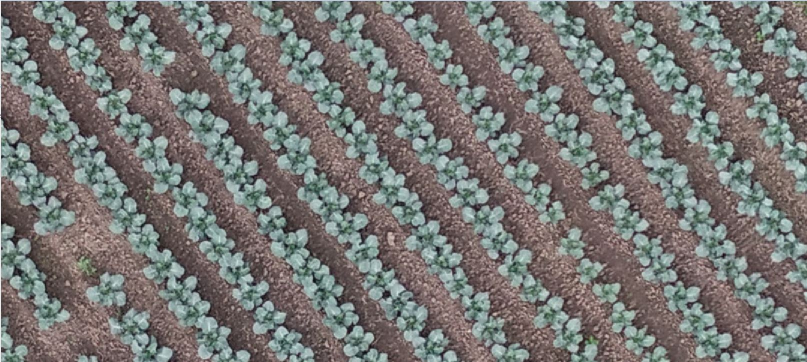
#> input picture src/InputImages/zoomed.JPG, 1614 x 723 px, found by its file name (shown at 1/2 size)
$ jupyter execute --allow-errors blob_detector.ipynb   (shell and % lines are left out)
#> lines starting #> are read from the running program, lines starting #| are printed output that depends on the picture; after the words box and inside, x2 and y2 are one past the last pixel; in counts of white or black regions, pixels touching at a corner belong together
[cell 1]
import cv2
import sys
import numpy as np
import matplotlib.pyplot as plt
import matplotlib.image as mpimg
import math
from skimage import data
from skimage.color import rgb2gray
from skimage.feature import blob_dog, blob_log, blob_doh
import time
from numba import jit
import os,psutil


image=cv2.imread('./InputImages/zoomed.jpg',0)
#> image: shape (723, 1614); min 2, max 255, mean 118.7
frame=cv2.imread('./InputImages/zoomed.jpg')
#> frame is the input picture: shape (723, 1614, 3); mean B, G, R 116.3, 118.8, 119.4


# Transform to HSV
hsv = cv2.cvtColor(frame, cv2.COLOR_BGR2HSV)
#> hsv: shape (723, 1614, 3); mean H, S, V 57.1, 38.2, 127.7

# Apply Filter to detect the blue side panels of the gates
#lower_red = np.array([29,41,0])
#upper_red = np.array([88,86,145])

lower_red = np.array([62,4,11])
upper_red = np.array([89,128,150])

lower_red_line = np.array([62,0,47])
upper_red_line = np.array([91,255,208])

mask = cv2.inRange(hsv, lower_red, upper_red)
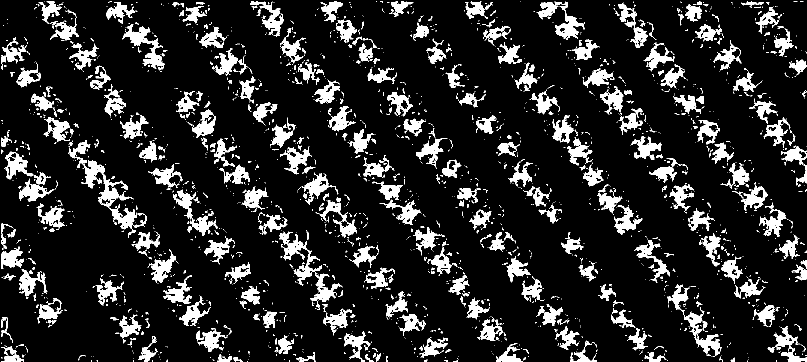
#> mask: shape (723, 1614) (shown at 1/2 size); 14% white; 2583 white regions (2151 under 20 px), largest, box (x1, y1, x2, y2) and area: (154, 314, 275, 459) 3769, (1334, 569, 1444, 714) 2672, (559, 463, 644, 571) 2225
res  =  cv2.bitwise_and(frame,frame, mask= mask)
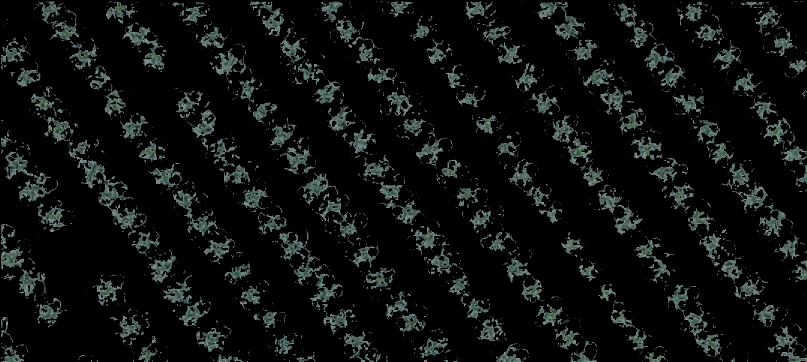
#> res: shape (723, 1614, 3) (shown at 1/2 size); mean B, G, R 15.6, 16.4, 13.6
mask = cv2.blur(mask,(20,20))
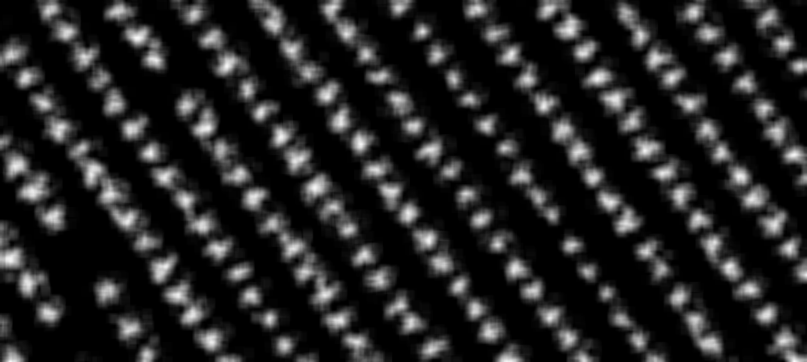
#> mask: shape (723, 1614) (shown at 1/2 size); min 0, max 252, mean 35.8


mask_line = cv2.inRange(hsv, lower_red_line, upper_red_line)
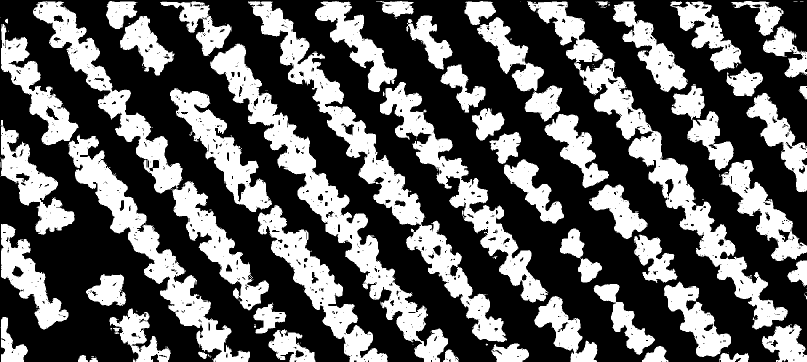
#> mask_line: shape (723, 1614) (shown at 1/2 size); 37% white; 219 white regions (156 under 20 px), largest, box (x1, y1, x2, y2) and area: (1054, 3, 1576, 659) 37275, (420, 87, 896, 723) 37044, (496, 2, 1014, 684) 36964

mask_line = cv2.blur(mask_line,(10,10))
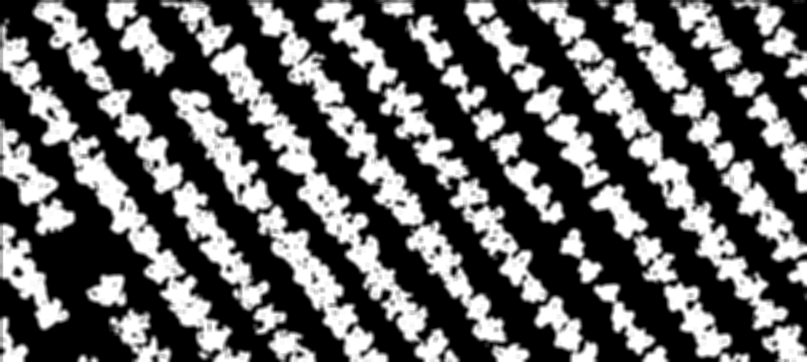
#> mask_line: shape (723, 1614) (shown at 1/2 size); min 0, max 255, mean 94.4
mask_line = cv2.blur(mask_line,(10,10))
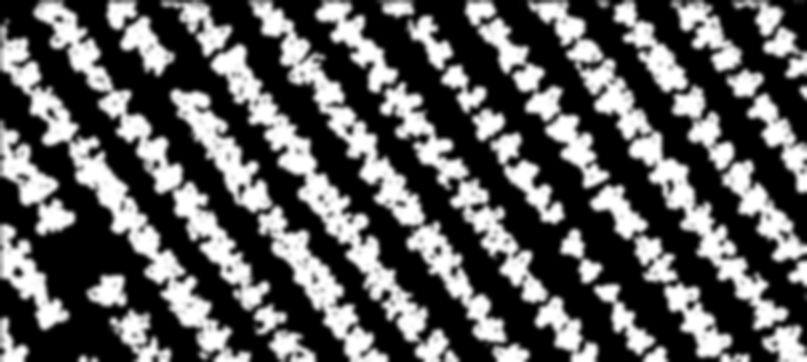
#> mask_line: shape (723, 1614) (shown at 1/2 size); min 0, max 255, mean 94.4
mask_line = cv2.blur(mask_line,(10,10))


kernel = np.ones((5,5),np.uint8)
mask_line = cv2.erode(mask_line,kernel,iterations = 0)

edges = cv2.Canny(mask_line,100,150,apertureSize = 3)
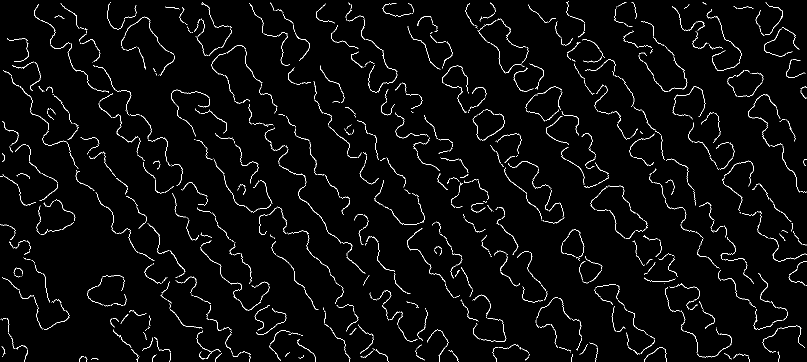
#> edges: shape (723, 1614) (shown at 1/2 size); 2.6% white in thin lines or dots

lines = cv2.HoughLines(edges,1,np.pi/180,100)
#> lines = [[20, 2.51], [449, 1.62]]
lines
for rho,theta in lines[0]:
    a = np.cos(theta)
    b = np.sin(theta)
    x0 = a*rho
    y0 = b*rho
    x1 = int(x0 + 1000*(-b))
    y1 = int(y0 + 1000*(a))
    x2 = int(x0 - 1000*(-b))
    y2 = int(y0 - 1000*(a))

    cv2.line(mask_line,(x1,y1),(x2,y2),(0,0,255),2)
#> this loop made 1 pass
#> (rho, theta, a, b, x0, y0, x1, y1) on pass 1: (20, 2.51, -0.809, 0.588, -16.18, 11.76, -603, -797)
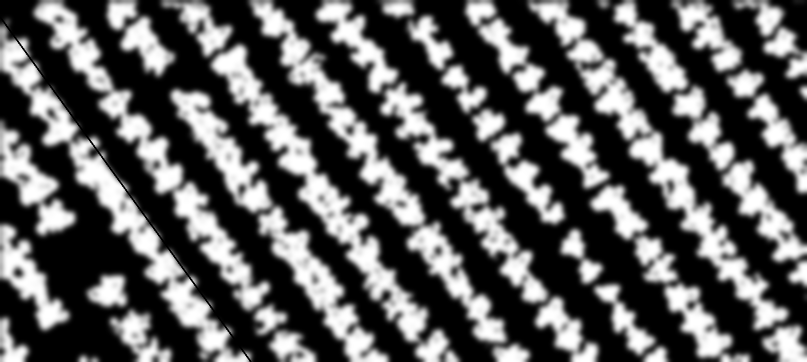
#> mask_line: shape (723, 1614) (shown at 1/2 size); min 0, max 255, mean 94.1

# cv2.imwrite('houghlines3.jpg',mask_line)

blobs_dog = blob_dog(mask, max_sigma=10, threshold=.3)
#> blobs_dog = empty array


blobs_list = [blobs_dog]
#> blobs_list = [empty array]
colors = ['red']
titles = [ 'Blob Detections']
     #         'Determinant of Hessian']
sequence = zip(blobs_list, colors, titles)

fig, axes = plt.subplots(1, 3, figsize=(60, 30), sharex=True, sharey=True)
fig.delaxes(axes.flatten()[2])
fig.delaxes(axes.flatten()[1])
ax = axes.ravel()

cc=0;
for idx, (blobs, color, title) in enumerate(sequence):
    pp=np.ones((len(blobs),2))
    ax[idx].set_title(title)
    ax[idx].imshow(frame)
    for blob in blobs:
        y, x, r = blob
        pp[cc,1]=y;
        pp[cc,0]=x;
        c = plt.Circle((x, y), r, color=color, linewidth=2, fill=False)
        ax[idx].add_patch(c)
        cc=cc+1;
    ax[idx].set_axis_off()
#> this loop made 1 pass
#> after the loop, cc = 0

blobs_dog=np.delete(blobs_dog, 2, 1)
blobs_dog=np.flip(blobs_dog, 1)
xy=[]
xy=np.array([1,2])
h, w = image.shape[0], image.shape[1]
#> h = 723; w = 1614

#A = np.vstack((A, X[X[:,0] < 3]))
for k in range (-20,w+20,10):
    xy[0]=k;
    xy[1]=-20;
    blobs_dog=np.vstack([blobs_dog, xy])
#> this loop made 166 passes
#> blobs_dog on passes 1 to 3: [[-20, -20]], [[-20, -20], [-10, -20]], [[-20, -20], [-10, -20], [0, -20]]
#> after the loop, blobs_dog = 166 pairs, first value -20 to 1630, second value -20 to -20; xy = [1630, -20]
for k in range (-20,w+20,10):
    xy[0]=k;
    xy[1]=h+20;
    blobs_dog=np.vstack([blobs_dog, xy])
#> after the loop, blobs_dog = 332 pairs, first value -20 to 1630, second value -20 to 743; xy = [1630, 743]
for k in range (-20,h+20,10):
    xy[0]=-20;
    xy[1]=k;
    blobs_dog=np.vstack([blobs_dog, xy])
#> after the loop, blobs_dog = 409 pairs, first value -20 to 1630, second value -20 to 743; xy = [-20, 740]
for k in range (-20,h+20,10):
    xy[0]=w+20;
    xy[1]=k;
    blobs_dog=np.vstack([blobs_dog, xy])
#> after the loop, blobs_dog = 486 pairs, first value -20 to 1634, second value -20 to 743; xy = [1634, 740]


text_address = './data/blobst.txt'
np.savetxt(text_address, blobs_dog, fmt = '%d')

[cell 2]
blobs_dog
#> Out has the same summary as blobs_dog
